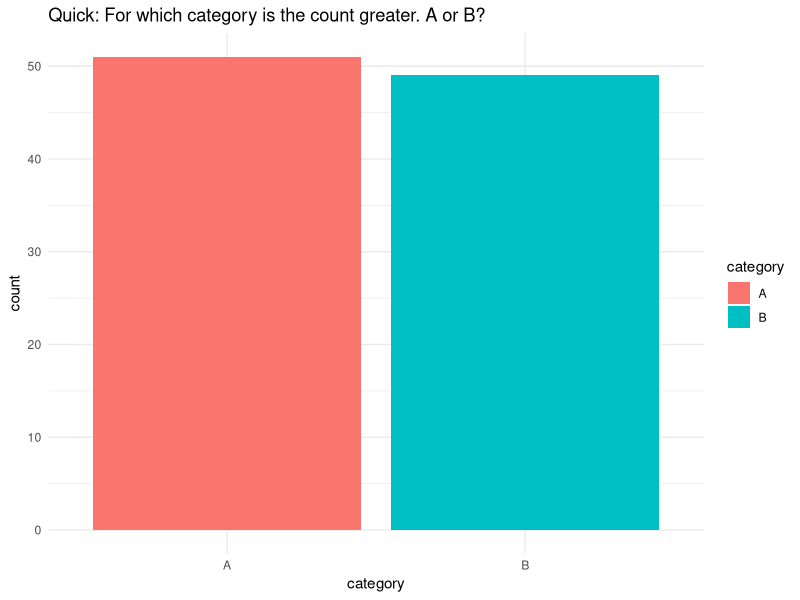
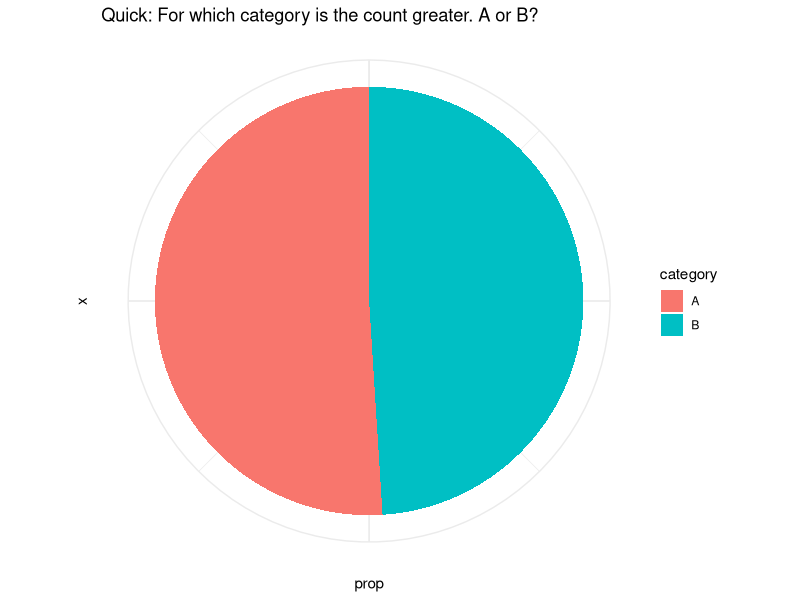

R code for these plots, in order:
library(tibble)
library(ggplot2)
library(dplyr)

tb <- tibble(
    category = c("A", "B"),
    count = c(51, 49)  # Very close values
)

tb <- tb %>%
    mutate(prop = count / sum(count))  # Calculate proportions

p1 <- ggplot(tb, aes(x = category, y = count, fill = category)) +
    geom_col() +
    labs(
        title = "Quick: For which category is the count greater. A or B?"
    ) +
    theme_minimal()


p2 <- ggplot(tb, aes(x = "", y = prop, fill = category)) +
    geom_col(width = 1) +
    coord_polar(theta = "y") +
    labs(
        title = "Quick: For which category is the count greater. A or B?"
    ) +
    theme_minimal() +
    theme(axis.text.x = element_blank())

